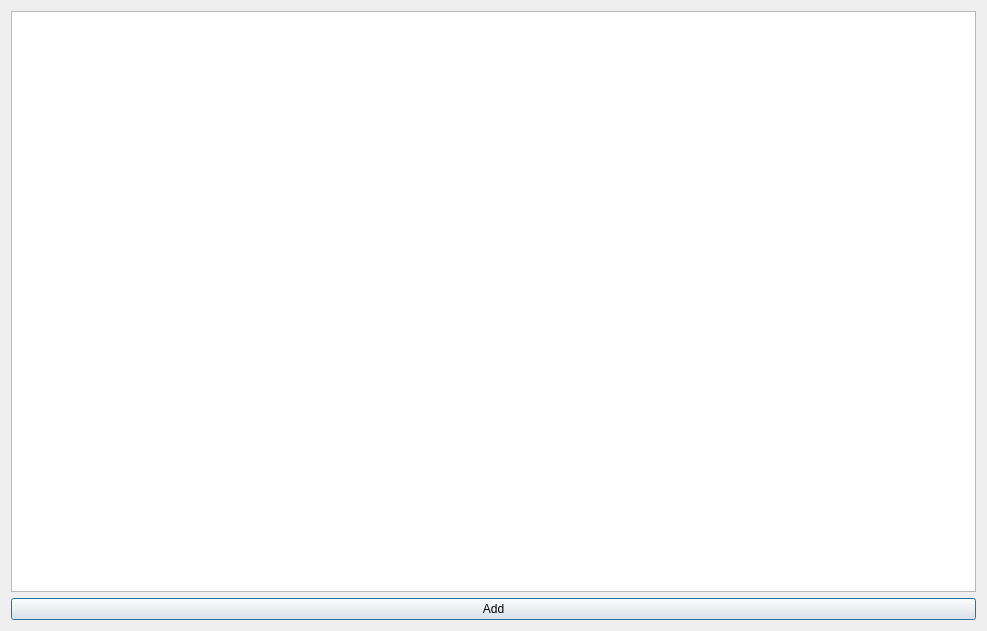
<?xml version="1.0" encoding="UTF-8"?>
<ui version="4.0">
 <class>prjadder_dialog</class>
 <widget class="QDialog" name="prjadder_dialog">
  <property name="geometry">
   <rect>
    <x>0</x>
    <y>0</y>
    <width>987</width>
    <height>631</height>
   </rect>
  </property>
  <property name="windowTitle">
   <string>Add Projects</string>
  </property>
  <layout class="QVBoxLayout" name="verticalLayout">
   <item>
    <widget class="QTableView" name="prj_tablev"/>
   </item>
   <item>
    <widget class="QPushButton" name="add_pb">
     <property name="text">
      <string>Add</string>
     </property>
    </widget>
   </item>
  </layout>
 </widget>
 <resources/>
 <connections/>
</ui>
